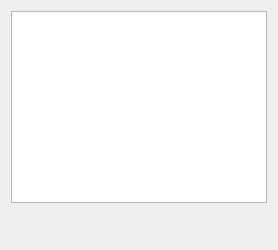
  <widget class="QWidget" name="centralWidget">
   <layout class="QHBoxLayout" name="horizontalLayout_7">
    <item>
     <layout class="QVBoxLayout" name="verticalLayout_11">
      <property name="spacing">
       <number>0</number>
      </property>
      <item>
       <widget class="PlatzGraphicsView" name="graphicsView"/>
      </item>
      <item>
       <layout class="QHBoxLayout" name="horizontalLayout_5">
        <property name="topMargin">
         <number>4</number>
        </property>
        <item>
         <widget class="QLabel" name="lblSelectedDetailsIcon">
          <property name="minimumSize">
           <size>
            <width>32</width>
            <height>32</height>
           </size>
          </property>
          <property name="maximumSize">
           <size>
            <width>32</width>
            <height>32</height>
           </size>
          </property>
          <property name="text">
           <string/>
          </property>
          <property name="alignment">
           <set>Qt::AlignCenter</set>
          </property>
         </widget>
        </item>
        <item>
         <widget class="QLabel" name="lblSelectedDetails">
          <property name="maximumSize">
           <size>
            <width>16777215</width>
            <height>32</height>
           </size>
          </property>
          <property name="text">
           <string/>
          </property>
         </widget>
        </item>
        <item>
         <widget class="QLabel" name="lblSelectedDetailsImg">
          <property name="minimumSize">
           <size>
            <width>32</width>
            <height>32</height>
           </size>
          </property>
          <property name="maximumSize">
           <size>
            <width>32</width>
            <height>32</height>
           </size>
          </property>
          <property name="text">
           <string/>
          </property>
          <property name="alignment">
           <set>Qt::AlignCenter</set>
          </property>
         </widget>
        </item>
        <item>
         <widget class="QFrame" name="frame">
          <property name="maximumSize">
           <size>
            <width>64</width>
            <height>32</height>
           </size>
          </property>
          <property name="frameShape">
           <enum>QFrame::NoFrame</enum>
          </property>
          <property name="frameShadow">
           <enum>QFrame::Plain</enum>
          </property>
          <property name="lineWidth">
           <number>0</number>
          </property>
          <layout class="QVBoxLayout" name="verticalLayout_10">
           <property name="spacing">
            <number>0</number>
           </property>
           <property name="margin">
            <number>0</number>
           </property>
           <item>
            <widget class="QLabel" name="lblCoords">
             <property name="text">
              <string/>
             </property>
             <property name="alignment">
              <set>Qt::AlignCenter</set>
             </property>
            </widget>
           </item>
           <item>
            <widget class="QLabel" name="lblSliceIndex">
             <property name="text">
              <string/>
             </property>
             <property name="alignment">
              <set>Qt::AlignCenter</set>
             </property>
            </widget>
           </item>
          </layout>
         </widget>
        </item>
       </layout>
      </item>
     </layout>
    </item>
   </layout>
  </widget>
